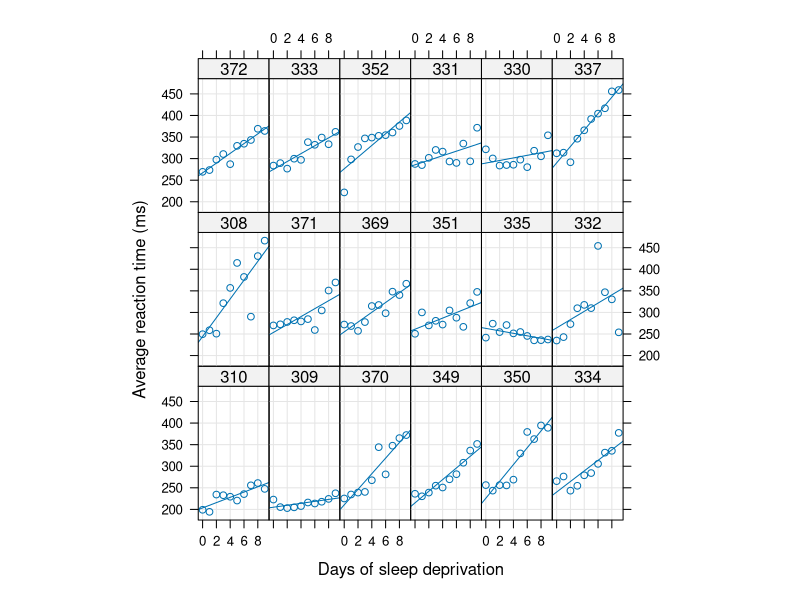
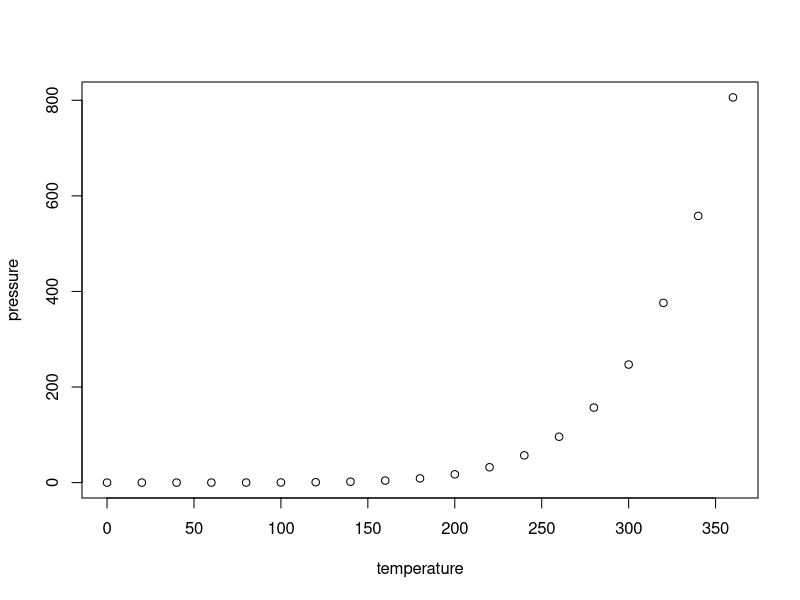

Recreate these plots in R, in order.
## ---- chunk 1
#data is built into package
library(lme4)

# NOT RUN {
str(sleepstudy)
require(lattice)
xyplot(Reaction ~ Days | Subject, sleepstudy, type = c("g","p","r"),
       index = function(x,y) coef(lm(y ~ x))[1],
       xlab = "Days of sleep deprivation",
       ylab = "Average reaction time (ms)", aspect = "xy")
(fm1 <- lmer(Reaction ~ Days + (Days|Subject), sleepstudy, subset=Days>=2))
## independent model
(fm2 <- lmer(Reaction ~ Days + (1|Subject) + (0+Days|Subject), sleepstudy, subset=Days>=2))
# }
## ---- chunk 2
summary(cars)
## ---- chunk 3
plot(pressure)
